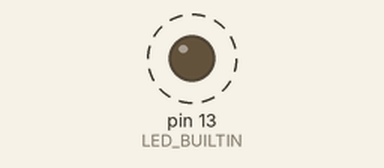
Simulated run of this sketch. Board: Arduino Uno, built with avr-gcc and run on an emulated ATmega328P. Parts: output pins drawn as LEDs (lit = HIGH). Dashed ring = blinking. What the sketch prints to the serial monitor is not drawn.

Above: at 2.1 s.
Timing chart, 0 to 5.9 s (numbered marks = the images above):
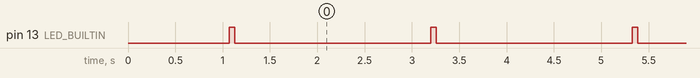

The sketch:

ir_smoketest.ino
```cpp
/*
 * IR LED smoke test — fires the turntable POWER code every 2 seconds.
 * Board: Arduino Uno   |   Library: IRremote v4.x   |   Serial: 115200
 *
 * Wiring: D3 -[1k]- 2N2222 base ; emitter -> GND ; collector -> IR LED cathode (-)
 *         IR LED anode (+) -[100R]- 5V
 *
 * Expected: the turntable toggles on / off / on / off, once every 2 seconds.
 * The onboard pin-13 LED flashes on each transmit, so you can tell the sketch
 * is firing even though the IR itself is invisible.
 */

#include <IRremote.hpp>

#define IR_SEND_PIN 3          // fixed on Uno (timer2)

// Captured from your remote: POWER = NEC, addr 0x0, cmd 0x47
const uint32_t POWER_RAW = 0xB847FF00;

uint16_t shot = 0;

void setup() {
  Serial.begin(115200);
  pinMode(LED_BUILTIN, OUTPUT);
  IrSender.begin(IR_SEND_PIN);
  Serial.println(F("POWER every 2s. Aim the LED at the turntable's IR window."));
  delay(1000);
}

void loop() {
  IrSender.sendNECRaw(POWER_RAW, 0);

  digitalWrite(LED_BUILTIN, HIGH);
  delay(60);
  digitalWrite(LED_BUILTIN, LOW);

  Serial.print(F("sent POWER #"));
  Serial.println(++shot);

  delay(2000);
}
```

Measured:
- by itself, pin 13 (LED_BUILTIN): alternates HIGH for 0.06 s and LOW for 2.1 s
